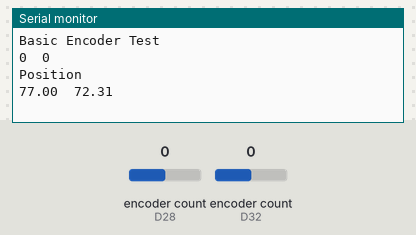
This sketch was run on a simulated Arduino Zero (SAMD21). Parts: the last lines printed to the serial monitor. The test bench sets the inputs (shaded band); at power-on: encoder count (sensors on D28, D32) 0.

Above: at 1.2 s.
1.3 s: encoder count (sensor on D28) set to 1
At 2.2 s:
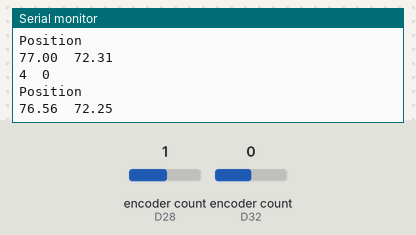
2.8 s: encoder count (sensor on D32) set to 1
At 3.5 s:
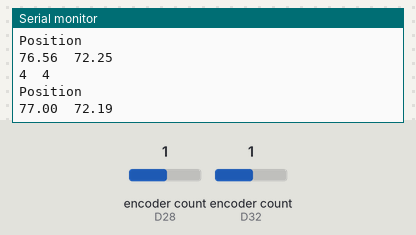
4.3 s: encoder count (sensor on D28) set to 2
At 4.7 s:
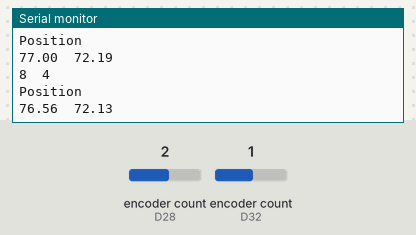
5.8 s: encoder count (sensor on D32) set to 2
At 7.2 s:
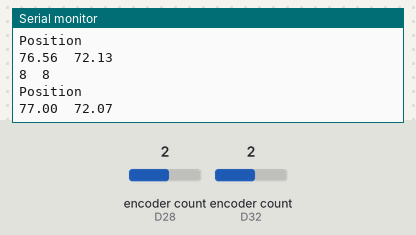
Timing chart, 0 to 8.3 s (numbered marks = the images above; inputs shaded):
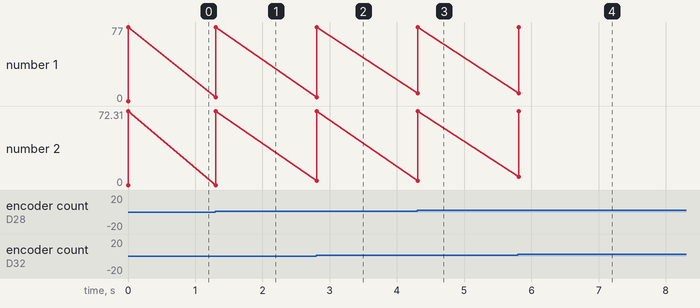

Measured:
- after the input at 1.3 s, the serial monitor: prints a new line at once (image 1)
- after the input at 2.8 s, the serial monitor: prints a new line at once (image 2)
- after the input at 4.3 s, the serial monitor: prints a new line at once (image 3)
- after the input at 5.8 s, the serial monitor: prints a new line at once (image 4)
- plotted number 1: 77 → 76.56 after the input at 1.3 s
- plotted number 2: 72.31 → 72.25 after the input at 1.3 s, 72.25 → 72.19 after the input at 2.8 s, 72.19 → 72.13 after the input at 4.3 s, 72.13 → 72.07 after the input at 5.8 s

The sketch:

Hapkit.ino
```cpp
#define ENCpin1_1 28
//J3
#define ENCpin1_2 29
#define ENCpin2_1 32
//J4
#define ENCpin2_2 33

#include <Encoder.h>

long oldPosition1 = -999;
long newPosition1 = -999;
long oldPosition2 = -999;
long newPosition2 = -999;

Encoder myEnc1(ENCpin1_1, ENCpin1_2);
Encoder myEnc2(ENCpin2_1, ENCpin2_2);

// Position tracking variables
int updatedPos = 0;     // keeps track of the latest updated value of the Encoder sensor reading
int rawPos = 0;         // current raw reading from Encoder sensor
int lastRawPos = 0;     // last raw reading from MR sensor
int lastLastRawPos = 0; // last last raw reading from MR sensor
int tempOffset = 0;
int rawDiff = 0;
int lastRawDiff = 0;
int rawOffset = 0;
int lastRawOffset = 0;

int updatedPos1 = 0;     // keeps track of the latest updated value of the Encoder sensor reading
int rawPos1 = 0;         // current raw reading from Encoder sensor
int lastRawPos1 = 0;     // last raw reading from MR sensor
int lastLastRawPos1 = 0; // last last raw reading from MR sensor
int tempOffset1 = 0;
int rawDiff1 = 0;
int lastRawDiff1 = 0;
int rawOffset1 = 0;
int lastRawOffset1 = 0;
//const int flipThresh = 700;  // threshold to determine whether or not a flip over the 180 degree mark occurred
//boolean flipped = false;

// Kinematics variables

double xh = 0;           // position of the handle [m]
double yh= 0;
double lastXh = 0;     //last x position of the handle
double lastYh= 0;
double vhx = 0;         //velocity of the handle
double vhy = 0;
double lastVhx = 0;     //last velocity of the handle
double lastVhy = 0;     //last velocity of the handle
double lastLastVhx = 0; //last last velocity of the handle
double lastLastVhy = 0; //last last velocity of the handle

// Initialize position valiables
long oldOldPosition= -999;

long oldOldPosition1= -999;

// Define kinematic parameters you may need
double rh = 0.0725;   //[m]
double l=0.067;
double L=0.073;
double d=0.020;

void setup() {
  // put your setup code here, to run once:
  SerialUSB.begin(9600);
  while(!SerialUSB);
  SerialUSB.println("Basic Encoder Test");
  newPosition1 = myEnc1.read();
  newPosition2 = myEnc2.read();
}


void loop() {
  // put your main code here, to run repeatedly:
  newPosition1 = myEnc1.read();
  newPosition2 = myEnc2.read();
  if (newPosition1 != oldPosition1 || newPosition2 != oldPosition2){
    oldPosition1 = newPosition1;
    oldPosition2 = newPosition2;
    SerialUSB.print(newPosition1);
    SerialUSB.print("\t");
    SerialUSB.println(newPosition2);


  //Forward Kinematics

  double ts1= -360.0/13824.0*newPosition2; // Compute the angle of the sector pulley (ts) in degrees based on updatedPos
  double ts = -360.0/13824.0*newPosition1; // Compute the angle of the sector pulley (ts) in degrees based on updatedPos

//       Serial.println("angles");
//            Serial.println(ts1);
//            Serial.println(ts);


  double      th1=ts*3.14159/180.0;
  double     th2=ts1*3.14159/180.0;
//       Serial.println("angles(rad)");
//            Serial.println(th1);
//            Serial.println(th2);

  //delay(1000);
  // Forward Kinematics

  double c1=cos(th1);
  double c2=cos(th2);
  double s1=sin(th1);
  double s2=sin(th2);

  double xA=l*c1;
  double yA=l*s1;
  double xB=d+l*c2;
  double yB=l*s2;
  double R=pow(xA,2) +pow(yA,2);
  double S=pow(xB,2)+pow(yB,2);
  double M=(yA-yB)/(xB-xA);
  double N=0.5*(S-R)/(xB-xA);
  double a=pow(M,2)+1;
  double b=2*(M*N-M*xA-yA);
  double c=pow(N,2)-2*N*xA+R-pow(L,2);
  double Delta=pow(b,2)-4*a*c;
  double y=(-b+sqrt(Delta))/(2*a);
  double x=M*y+N;
  //phi1=angle((x-l*c1)/L+1i*(y-l*s1)/L);
  //phi2=angle((x-d-l*c2)/L+1i*(y-l*s2)/L);
  double phi1=acos((x-l*c1)/L);
  double phi2=acos((x-d-l*c2)/L);
  double xP=x;
  double yP=y;

  xh=xP;
  yh=yP;

  // Step 2.7:
   // xh = rh*(cos(ts*3.14159/180)-cos(ts1*3.14159/180));       // Compute the position of the handle based on ts
   // yh= rh*(sin(ts*3.14159/180)+sin(ts1*3.14159/180));

      SerialUSB.println("Position");
  SerialUSB.print(xh*1000);
  SerialUSB.print("\t");
  SerialUSB.println(yh*1000);


  //Serial.println("postions");
   //      Serial.println(xh,6);
   ///     Serial.println(yh);

  //
  // Step 2.8: print xh via serial monitor
   // Serial.println(ts,5);
  // Lab 4 Step 2.3: compute handle velocity
//  vhx = -(.95*.95)*lastLastVhx + 2*.95*lastVhx + (1-.95)*(1-.95)*(xh-lastXh)/.0001;  // filtered velocity (2nd-order filter)
//  vhy = -(.95*.95)*lastLastVhy + 2*.95*lastVhy + (1-.95)*(1-.95)*(yh-lastYh)/.0001;  // filtered velocity (2nd-order filter)
//  vhx= (lastVhx+2*(xh-lastXh)/.0015)/3;
  vhx= (xh-lastXh)/.0015; ///.0015;
//  vhy=(lastVhy+2* (yh-lastYh)/.0015)/3;
    vhy=(yh-lastYh)/.0015;
  lastXh = xh;
  lastYh = yh;
  lastLastVhx = lastVhx;
  lastLastVhy = lastVhy;
  lastVhx = vhx;
  lastVhy = vhy;

  }


  delay(100);

}
```
